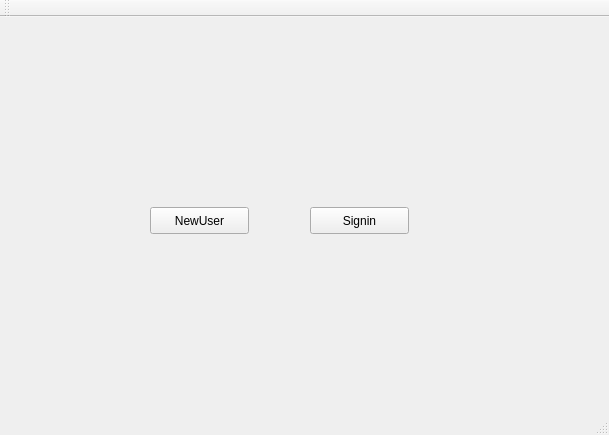
<?xml version="1.0" encoding="UTF-8"?>
<ui version="4.0">
 <class>MainWindow</class>
 <widget class="QMainWindow" name="MainWindow">
  <property name="geometry">
   <rect>
    <x>0</x>
    <y>0</y>
    <width>609</width>
    <height>435</height>
   </rect>
  </property>
  <property name="windowTitle">
   <string>MainWindow</string>
  </property>
  <widget class="QWidget" name="centralWidget">
   <widget class="QPushButton" name="newuser">
    <property name="geometry">
     <rect>
      <x>150</x>
      <y>190</y>
      <width>99</width>
      <height>27</height>
     </rect>
    </property>
    <property name="text">
     <string>NewUser</string>
    </property>
   </widget>
   <widget class="QPushButton" name="signin">
    <property name="geometry">
     <rect>
      <x>310</x>
      <y>190</y>
      <width>99</width>
      <height>27</height>
     </rect>
    </property>
    <property name="text">
     <string>Signin</string>
    </property>
   </widget>
  </widget>
  <widget class="QMenuBar" name="menuBar">
   <property name="geometry">
    <rect>
     <x>0</x>
     <y>0</y>
     <width>609</width>
     <height>25</height>
    </rect>
   </property>
  </widget>
  <widget class="QToolBar" name="mainToolBar">
   <attribute name="toolBarArea">
    <enum>TopToolBarArea</enum>
   </attribute>
   <attribute name="toolBarBreak">
    <bool>false</bool>
   </attribute>
  </widget>
  <widget class="QStatusBar" name="statusBar"/>
 </widget>
 <layoutdefault spacing="6" margin="11"/>
 <resources/>
 <connections/>
</ui>
